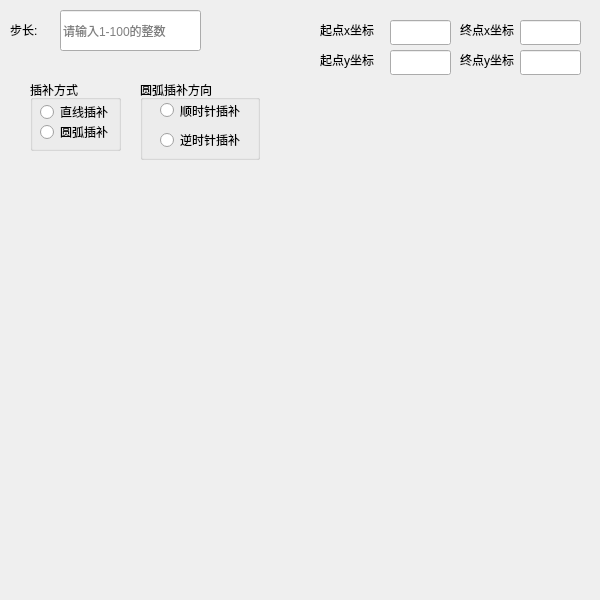
<?xml version="1.0" encoding="UTF-8"?>
<ui version="4.0">
 <class>Widget</class>
 <widget class="QWidget" name="Widget">
  <property name="geometry">
   <rect>
    <x>0</x>
    <y>0</y>
    <width>600</width>
    <height>600</height>
   </rect>
  </property>
  <property name="windowTitle">
   <string>插补计算</string>
  </property>
  <widget class="QLineEdit" name="lineEdit">
   <property name="geometry">
    <rect>
     <x>60</x>
     <y>10</y>
     <width>141</width>
     <height>41</height>
    </rect>
   </property>
   <property name="text">
    <string/>
   </property>
   <property name="placeholderText">
    <string>请输入1-100的整数</string>
   </property>
  </widget>
  <widget class="QLabel" name="label">
   <property name="geometry">
    <rect>
     <x>10</x>
     <y>20</y>
     <width>69</width>
     <height>20</height>
    </rect>
   </property>
   <property name="text">
    <string>步长:</string>
   </property>
  </widget>
  <widget class="QLineEdit" name="lineEdit_2">
   <property name="geometry">
    <rect>
     <x>390</x>
     <y>20</y>
     <width>61</width>
     <height>25</height>
    </rect>
   </property>
   <property name="clearButtonEnabled">
    <bool>true</bool>
   </property>
  </widget>
  <widget class="QLineEdit" name="lineEdit_3">
   <property name="geometry">
    <rect>
     <x>390</x>
     <y>50</y>
     <width>61</width>
     <height>25</height>
    </rect>
   </property>
   <property name="clearButtonEnabled">
    <bool>true</bool>
   </property>
  </widget>
  <widget class="QLabel" name="label_2">
   <property name="geometry">
    <rect>
     <x>320</x>
     <y>20</y>
     <width>69</width>
     <height>20</height>
    </rect>
   </property>
   <property name="text">
    <string>起点x坐标</string>
   </property>
  </widget>
  <widget class="QLabel" name="label_3">
   <property name="geometry">
    <rect>
     <x>320</x>
     <y>50</y>
     <width>69</width>
     <height>20</height>
    </rect>
   </property>
   <property name="text">
    <string>起点y坐标</string>
   </property>
  </widget>
  <widget class="QLineEdit" name="lineEdit_4">
   <property name="geometry">
    <rect>
     <x>520</x>
     <y>20</y>
     <width>61</width>
     <height>25</height>
    </rect>
   </property>
   <property name="clearButtonEnabled">
    <bool>true</bool>
   </property>
  </widget>
  <widget class="QLabel" name="label_4">
   <property name="geometry">
    <rect>
     <x>460</x>
     <y>20</y>
     <width>69</width>
     <height>20</height>
    </rect>
   </property>
   <property name="text">
    <string>终点x坐标</string>
   </property>
  </widget>
  <widget class="QLabel" name="label_5">
   <property name="geometry">
    <rect>
     <x>460</x>
     <y>50</y>
     <width>69</width>
     <height>20</height>
    </rect>
   </property>
   <property name="text">
    <string>终点y坐标</string>
   </property>
  </widget>
  <widget class="QLineEdit" name="lineEdit_5">
   <property name="geometry">
    <rect>
     <x>520</x>
     <y>50</y>
     <width>61</width>
     <height>25</height>
    </rect>
   </property>
   <property name="clearButtonEnabled">
    <bool>true</bool>
   </property>
  </widget>
  <widget class="QGroupBox" name="groupBox">
   <property name="enabled">
    <bool>true</bool>
   </property>
   <property name="geometry">
    <rect>
     <x>30</x>
     <y>80</y>
     <width>91</width>
     <height>71</height>
    </rect>
   </property>
   <property name="title">
    <string>插补方式</string>
   </property>
   <property name="flat">
    <bool>false</bool>
   </property>
   <property name="checkable">
    <bool>false</bool>
   </property>
   <property name="checked">
    <bool>false</bool>
   </property>
   <widget class="QRadioButton" name="radioButton">
    <property name="geometry">
     <rect>
      <x>10</x>
      <y>20</y>
      <width>118</width>
      <height>24</height>
     </rect>
    </property>
    <property name="text">
     <string>直线插补</string>
    </property>
    <property name="checkable">
     <bool>true</bool>
    </property>
    <property name="checked">
     <bool>false</bool>
    </property>
   </widget>
   <widget class="QRadioButton" name="radioButton_2">
    <property name="geometry">
     <rect>
      <x>10</x>
      <y>40</y>
      <width>118</width>
      <height>24</height>
     </rect>
    </property>
    <property name="text">
     <string>圆弧插补</string>
    </property>
    <property name="checkable">
     <bool>true</bool>
    </property>
    <property name="checked">
     <bool>false</bool>
    </property>
   </widget>
  </widget>
  <widget class="QGroupBox" name="groupBox_2">
   <property name="geometry">
    <rect>
     <x>140</x>
     <y>80</y>
     <width>120</width>
     <height>80</height>
    </rect>
   </property>
   <property name="title">
    <string>圆弧插补方向</string>
   </property>
   <widget class="QRadioButton" name="radioButton_3">
    <property name="geometry">
     <rect>
      <x>20</x>
      <y>20</y>
      <width>91</width>
      <height>21</height>
     </rect>
    </property>
    <property name="text">
     <string>顺时针插补</string>
    </property>
   </widget>
   <widget class="QRadioButton" name="radioButton_4">
    <property name="geometry">
     <rect>
      <x>20</x>
      <y>50</y>
      <width>95</width>
      <height>20</height>
     </rect>
    </property>
    <property name="text">
     <string>逆时针插补</string>
    </property>
   </widget>
  </widget>
 </widget>
 <resources/>
 <connections>
  <connection>
   <sender>lineEdit</sender>
   <signal>editingFinished()</signal>
   <receiver>Widget</receiver>
   <slot>out_step()</slot>
   <hints>
    <hint type="sourcelabel">
     <x>186</x>
     <y>30</y>
    </hint>
    <hint type="destinationlabel">
     <x>721</x>
     <y>363</y>
    </hint>
   </hints>
  </connection>
  <connection>
   <sender>lineEdit_2</sender>
   <signal>editingFinished()</signal>
   <receiver>Widget</receiver>
   <slot>on_lineEdit_2_editingFinished()</slot>
   <hints>
    <hint type="sourcelabel">
     <x>421</x>
     <y>30</y>
    </hint>
    <hint type="destinationlabel">
     <x>586</x>
     <y>175</y>
    </hint>
   </hints>
  </connection>
  <connection>
   <sender>lineEdit_3</sender>
   <signal>editingFinished()</signal>
   <receiver>Widget</receiver>
   <slot>on_lineEdit_3_editingFinished()</slot>
   <hints>
    <hint type="sourcelabel">
     <x>435</x>
     <y>63</y>
    </hint>
    <hint type="destinationlabel">
     <x>604</x>
     <y>132</y>
    </hint>
   </hints>
  </connection>
  <connection>
   <sender>lineEdit_4</sender>
   <signal>editingFinished()</signal>
   <receiver>Widget</receiver>
   <slot>on_lineEdit_4_editingFinished()</slot>
   <hints>
    <hint type="sourcelabel">
     <x>557</x>
     <y>26</y>
    </hint>
    <hint type="destinationlabel">
     <x>602</x>
     <y>108</y>
    </hint>
   </hints>
  </connection>
  <connection>
   <sender>lineEdit_5</sender>
   <signal>editingFinished()</signal>
   <receiver>Widget</receiver>
   <slot>on_lineEdit_5_editingFinished()</slot>
   <hints>
    <hint type="sourcelabel">
     <x>543</x>
     <y>63</y>
    </hint>
    <hint type="destinationlabel">
     <x>609</x>
     <y>245</y>
    </hint>
   </hints>
  </connection>
  <connection>
   <sender>radioButton</sender>
   <signal>toggled(bool)</signal>
   <receiver>Widget</receiver>
   <slot>slot1()</slot>
   <hints>
    <hint type="sourcelabel">
     <x>98</x>
     <y>111</y>
    </hint>
    <hint type="destinationlabel">
     <x>299</x>
     <y>299</y>
    </hint>
   </hints>
  </connection>
 </connections>
 <slots>
  <slot>out_step()</slot>
  <slot>on_lineEdit_2_editingFinished()</slot>
  <slot>on_lineEdit_3_editingFinished()</slot>
  <slot>on_lineEdit_4_editingFinished()</slot>
  <slot>on_lineEdit_5_editingFinished()</slot>
  <slot>slot1()</slot>
 </slots>
</ui>
